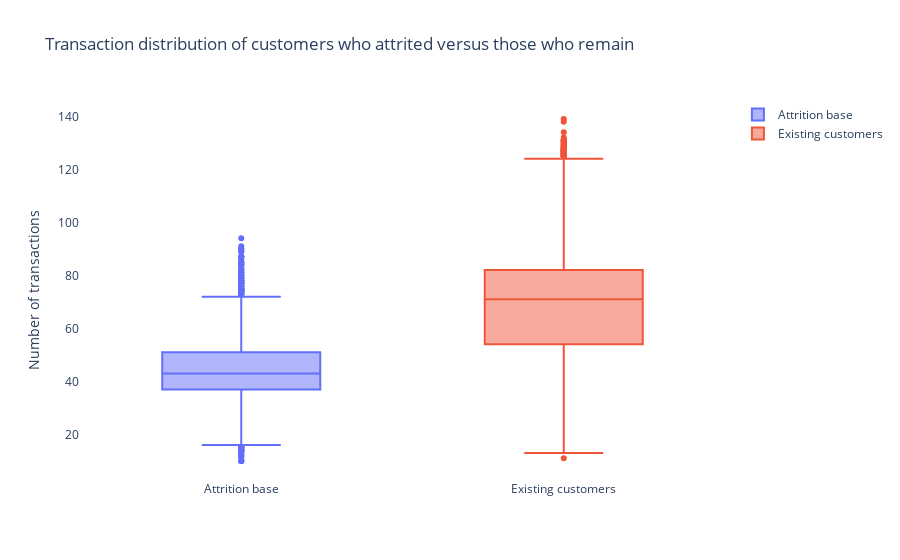

Write notebook code for a chart like this one.
### Markdown cell above
# Hypothesis 3: customers who transact less are more likely to attrite
In this hypothesis we want to understand if customers who transact less are more likely to attrite.  First lets look at overall transaction levels

### Code cell
#Build the boxplot
fig3 = go.Figure()
fig3.add_trace(go.Box(y = dfatt['Total_Trans_Ct'], name = 'Attrition base'))
fig3.add_trace(go.Box(y = dfexis['Total_Trans_Ct'], name = 'Existing customers'))
fig3.update_layout(plot_bgcolor = 'white', title = 'Transaction distribution of customers who attrited versus those who remain', yaxis = dict(title = 'Number of transactions'))
fig3.show()

### Figure 1 — Plotly figure (JSON) as saved in the notebook; plotly's stock layout.template omitted (floating-point values rounded to 4 significant figures; data arrays with more than 128 entries replaced by an {"elided": "..."} marker saying what was removed)
{"data": [{"name": "Attrition base", "type": "box", "y": {"elided": "1627 int values"}}, {"name": "Existing customers", "type": "box", "y": {"elided": "8500 int values"}}], "layout": {"plot_bgcolor": "white", "title": {"text": "Transaction distribution of customers who attrited versus those who remain"}, "yaxis": {"title": {"text": "Number of transactions"}}}}
